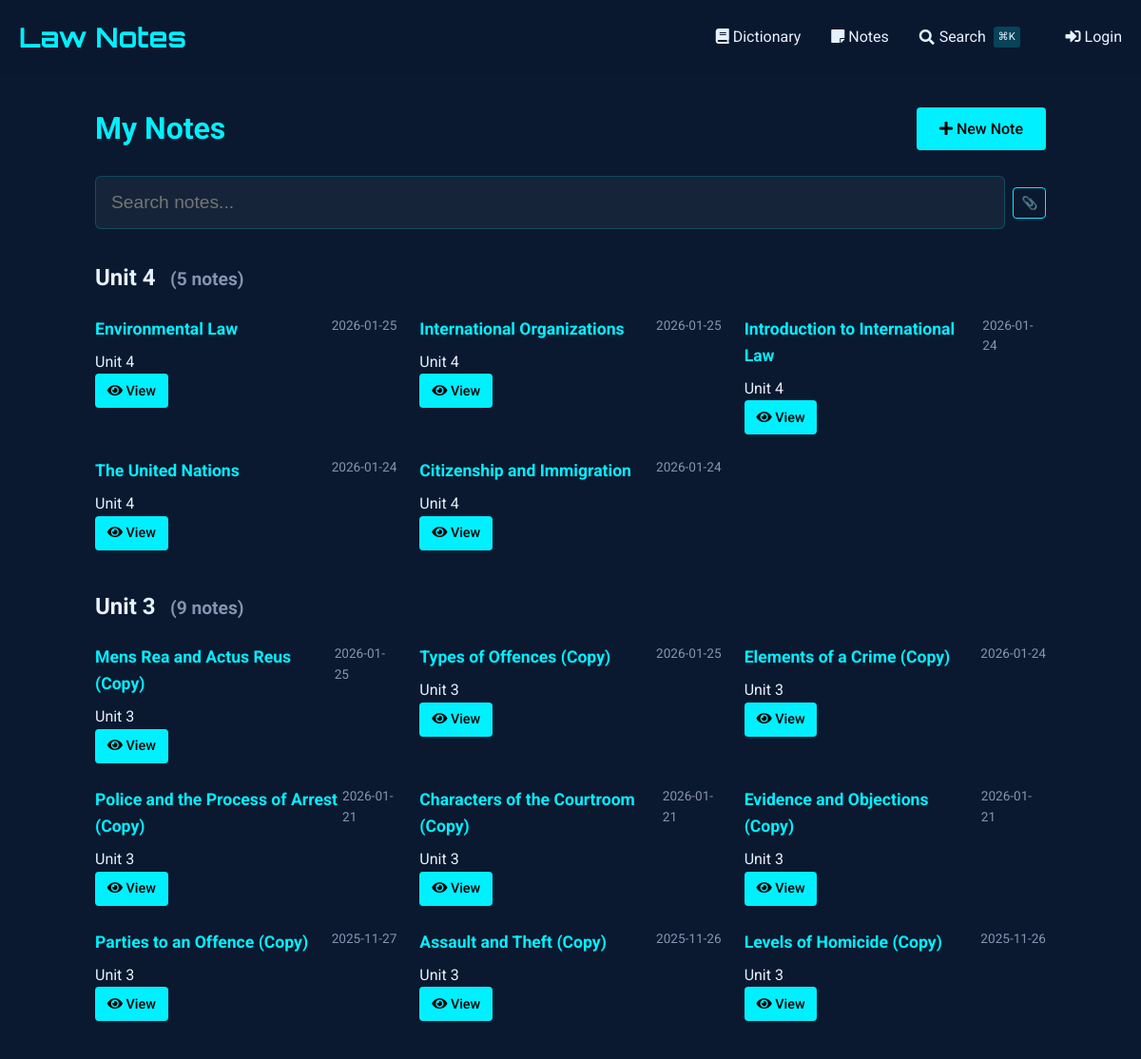
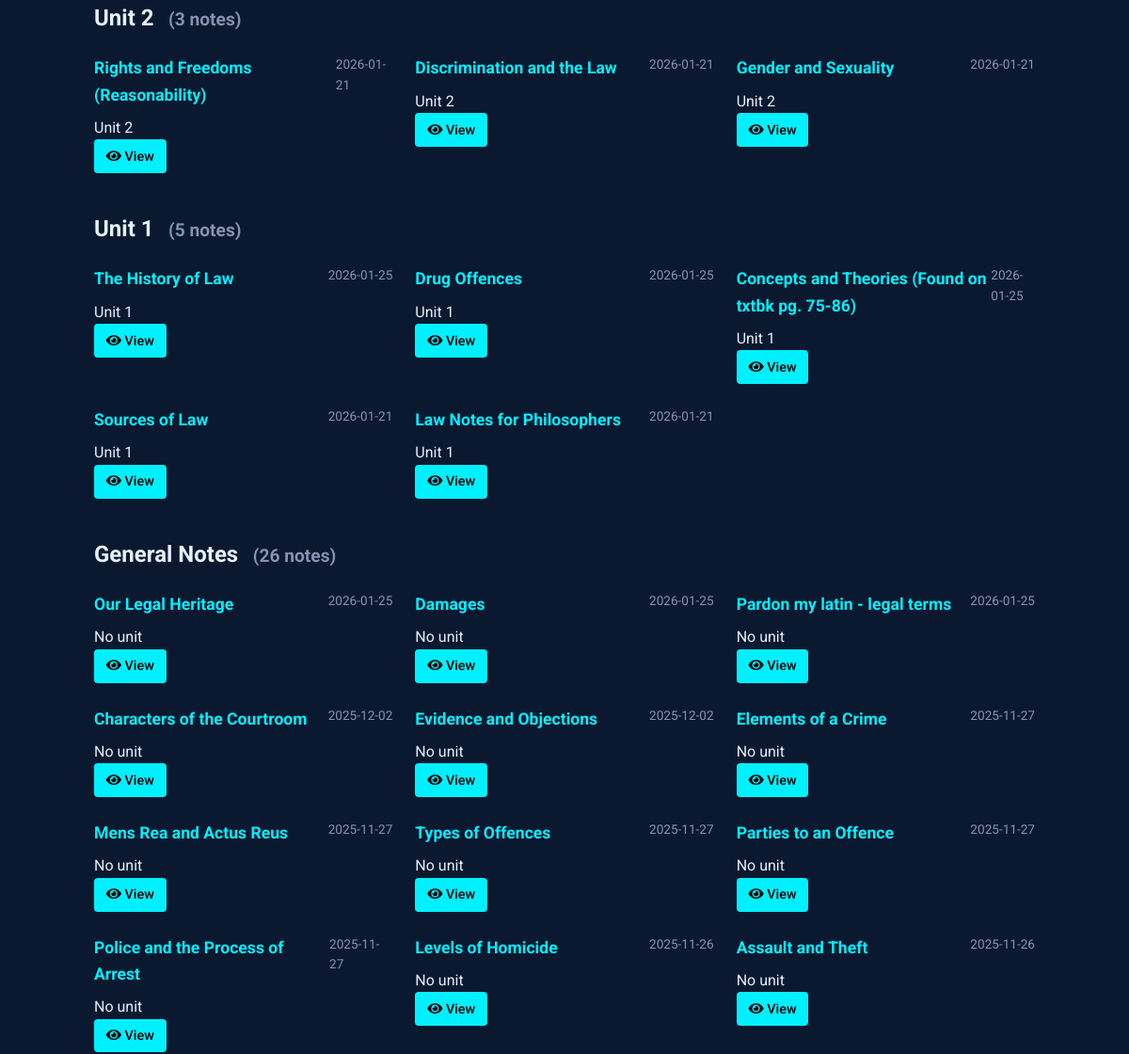
/notes (upper part), run on an earlier commit of the app's database (2 pictures, top to bottom).
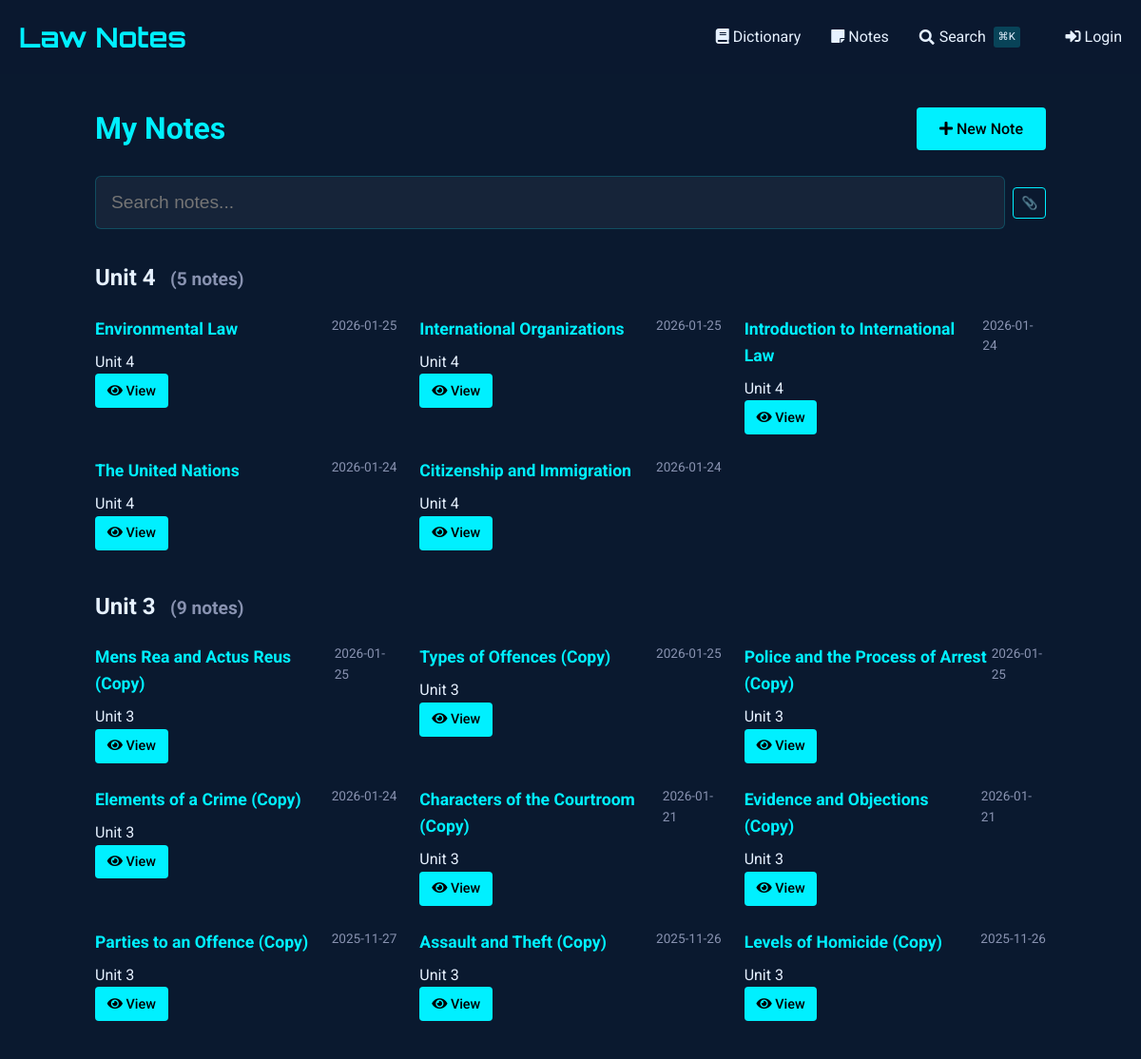
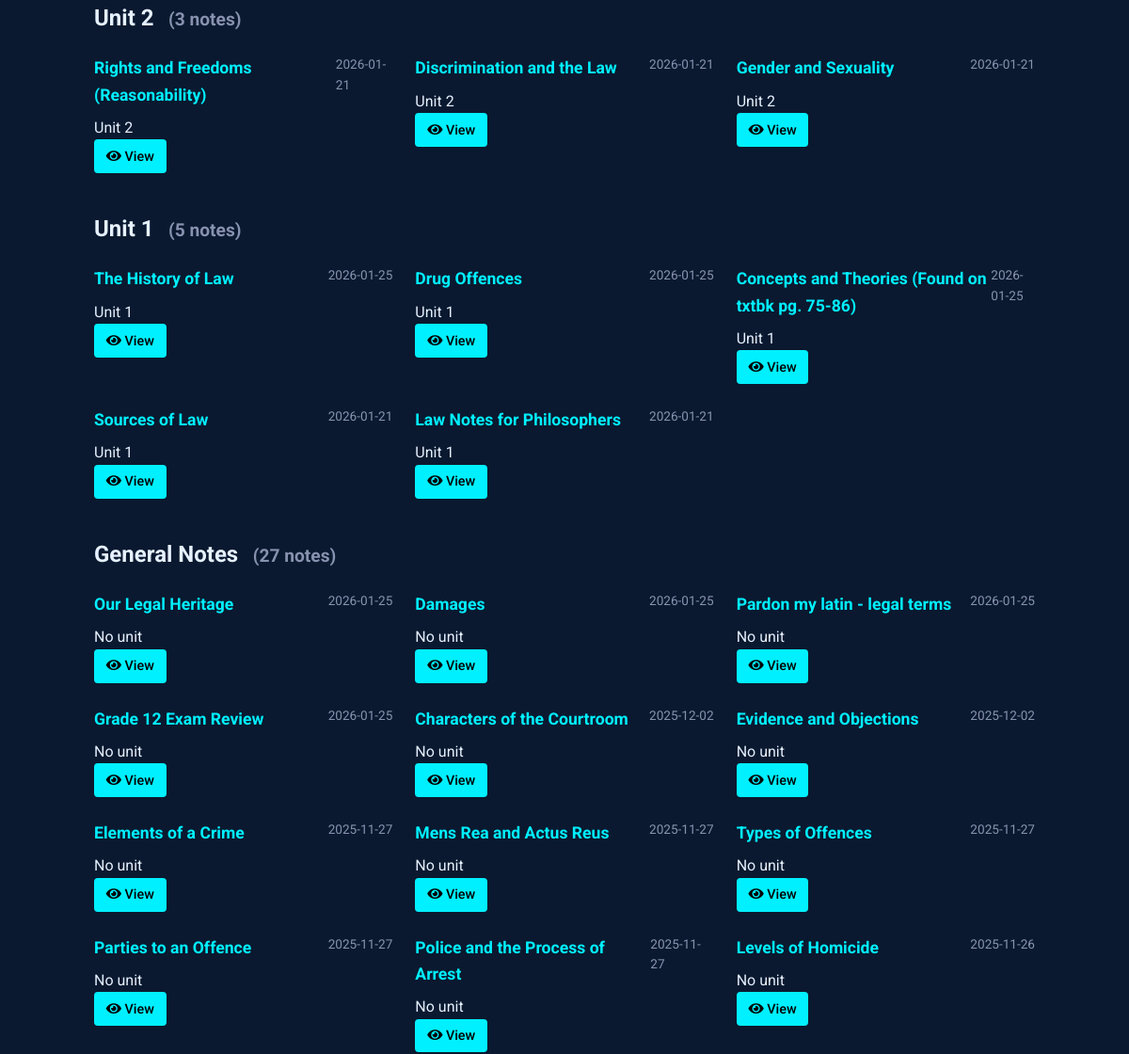
And on a later commit of the database (2 pictures, top to bottom).
### tables this page shows
CREATE TABLE notes (
    id INTEGER PRIMARY KEY AUTOINCREMENT,
    title TEXT NOT NULL,                -- short title for the note
    content TEXT NOT NULL,              -- the full note text
    unit_number INTEGER,                -- optional: to group with course units
    tags TEXT,                          -- comma-separated or JSON for filtering/search
    related_entries TEXT,               -- store glossary ids (e.g., "1,4,5") for cross-linking
    created_at TIMESTAMP DEFAULT CURRENT_TIMESTAMP,
    last_updated TIMESTAMP DEFAULT CURRENT_TIMESTAMP,
    views INTEGER DEFAULT 0,            -- track popularity
    is_favorite BOOLEAN DEFAULT 0,      -- quick flag for starred notes
    comments TEXT                       -- optional: your own thoughts or annotations
, has_worksheet BOOLEAN DEFAULT 0);

### notes_routes.py (the view)
@notes_bp.route('')
def index():
    db = SQL("sqlite:///notes.db")
    notes = db.execute("""
        SELECT id, title, unit_number,
               strftime('%Y-%m-%d', created_at) as created_date,
               strftime('%Y-%m-%d', last_updated) as last_updated,
               is_favorite, has_worksheet
        FROM notes
        ORDER BY
            CASE WHEN unit_number = '' OR unit_number IS NULL THEN 1 ELSE 0 END,
            CAST(unit_number AS INTEGER) DESC,
            last_updated DESC
    """)
    notes_by_unit = {}
    for note in notes:
        unit = note.get('unit_number', 'Ungrouped')
        if unit not in notes_by_unit:
            notes_by_unit[unit] = []
        notes_by_unit[unit].append(note)
    return render_template('notes/index.html',
                         notes_by_unit=notes_by_unit)

### sql.py (called while the page is built)
def _enable_logging(f):
    import logging
    import functools
    import os
    @functools.wraps(f)
    def decorator(*args, **kwargs):
        try:
            import flask
        except ModuleNotFoundError:
            return f(*args, **kwargs)
        disabled = logging.getLogger("cs50").disabled
        if flask.current_app and os.getenv("FLASK_ENV") == "development":
            logging.getLogger("cs50").disabled = False
        try:
            return f(*args, **kwargs)
        finally:
            logging.getLogger("cs50").disabled = disabled
    return decorator

    def __del__(self):
        self._disconnect()

    def _disconnect(self):
        if hasattr(_data, self._name()):
            getattr(_data, self._name()).close()
            delattr(_data, self._name())

    def _name(self):
        return str(hash(self))

        def connect(dbapi_connection, connection_record):
            try:
                if isinstance(
                    dbapi_connection, sqlite3.Connection
                ):  # If back end is sqlite
                    cursor = dbapi_connection.cursor()
                    cursor.execute("PRAGMA foreign_keys=ON")
                    cursor.close()
            except:
                pass

### templates/notes/index.html (shortened to what this page needs)
{% extends "notes/base.html" %}
{% block content %}
<div class="container" style="max-width: 1000px; margin: 0 auto;">
    <div style="display: flex; justify-content: space-between; align-items: center; margin-bottom: 1.5rem;">
        <h1 style="color: var(--primary); margin: 0;">
            My Notes
        </h1>
        <a href="{{ url_for('notes.add_note') }}" class="btn" style="background: var(--primary); color: #000; text-decoration: none; white-space: nowrap;">
            <i class="fas fa-plus"></i> New Note
        </a>
    </div>
    <div class="search-container">
        <input type="text" id="noteSearch" class="search-input" placeholder="Search notes..." autocomplete="off" style="padding-left: 1rem;">
    </div>
    <div id="notesContainer">
        {% if notes_by_unit %}
            {% for unit, notes in notes_by_unit.items() %}
                <div class="unit-section" data-unit="{{ unit or 'general' }}">
                    <h2 class="unit-header">
                        {% if unit %}
                            Unit {{ unit }}
                        {% else %}
                            General Notes
                        {% endif %}
                        <small class="unit-count" style="font-size: 0.8em; color: #8892b0; margin-left: 0.5em;">
                        </small>
                    </h2>
                    <div class="notes-grid" style="display: grid; grid-template-columns: repeat(auto-fill, minmax(300px, 1fr)); gap: 1.5rem;" data-unit="{{ unit or 'general' }}">
                        {% for note in notes %}
                            <div class="note-card"
                                 data-id="{{ note.id }}"
                                 data-title="{{ note.title|lower }}"
                                 data-content="{{ note.content|lower }}"
                                 data-unit="{{ note.unit_number or 'general' }}"
                                 data-tags="{{ note.tags|default('', true)|lower }}"
                                 data-has-worksheet="{{ 'true' if note.has_worksheet else 'false' }}"
                                 data-date="{{ (note.last_updated or note.created_date)|lower }}"
                                 data-favorite="{{ 'favorite' if note.is_favorite else '' }}">
                                <div style="display: flex; justify-content: space-between; align-items: flex-start;">
                                    <h3 style="margin: 0 0 0.5rem 0; font-size: 1.1rem; color: var(--primary);">
                                        {{ note.title }}
                                    </h3>
                                    <span class="note-date" style="color: #8892b0; font-size: 0.85rem;">
                                        {{ note.last_updated or note.created_date }}
                                    </span>
                                </div>
                                <div class="note-meta">
                                    {% if note.unit_number %}
                                        <span>Unit {{ note.unit_number }}</span>
                                    {% else %}
                                        <span>No unit</span>
                                    {% endif %}
                                </div>
                                <div class="note-actions">
                                    <a href="{{ url_for('notes.view_note', note_id=note.id) }}" class="btn" style="padding: 0.4rem 0.8rem; font-size: 0.9rem;">
                                        <i class="fas fa-eye"></i> View
                                    </a>
                                </div>
                            </div>
                        {% endfor %}
                    </div>
                </div>
            {% endfor %}
        {% endif %}
    </div>
</div>
{% endblock %}

### templates/notes/base.html (shortened to what this page needs)
{% extends "dictionary/base.html" %}

### templates/dictionary/base.html (shortened to what this page needs)
<!DOCTYPE html>
<html lang="en">
<head>
    <link href="https://cdnjs.cloudflare.com/ajax/libs/font-awesome/5.15.4/css/all.min.css" rel="stylesheet">
</head>
<body>
    <header>
        <div class="container">
            <div class="header-content">
                <a href="{{ url_for('dictionary.index') }}" class="logo">Law Notes</a>
                <nav class="nav-links">
                    <a href="{{ url_for('dictionary.index') }}" class="nav-link">
                        <i class="fas fa-book"></i> Dictionary
                    </a>
                    <a href="{{ url_for('notes.index') }}" class="nav-link">
                        <i class="fas fa-sticky-note"></i> Notes
                    </a>
                    <a href="{{ url_for('search') }}" class="nav-link" style="display: flex; align-items: center; gap: 0.3rem;">
                        <i class="fas fa-search"></i>
                        <span>Search</span>
                        <span style="font-size: 0.7rem; background: rgba(0, 240, 255, 0.2); padding: 0.1rem 0.3rem; border-radius: 3px; margin-left: 0.2rem;">⌘K</span>
                    </a>
                    {% if session.get("name") %}
                    <a href="{{ url_for('dictionary.add_entry') }}" class="nav-link" style="margin-left: 1rem;">
                        <i class="fas fa-plus"></i> Add Entry
                    </a>
                    <a href="/auth/logout" class="nav-link">
                        <i class="fas fa-sign-out-alt"></i> Logout
                    </a>
                    {% else %}
                    <a href="/auth/login" class="nav-link" style="margin-left: 1rem;">
                        <i class="fas fa-sign-in-alt"></i> Login
                    </a>
                    {% endif %}
                </nav>
            </div>
        </div>
    </header>
    <main class="container" style="padding: 2rem 0;">
        {% block content %}{% endblock %}
    </main>
</body>
</html>

### templates/dictionary/base.html (style rules this page uses)
:root { --primary: #00f0ff; --bg-dark: #0a192f; --text: #e6f1ff; --success: #2ecc71; --error: #e74c3c; }
body { font-family: 'Roboto', sans-serif; background-color: var(--bg-dark); color: var(--text); line-height: 1.6; margin: 0; padding: 0; }
.container { max-width: 1200px; margin: 0 auto; padding: 0 20px; }
header { background: rgba(10, 25, 47, 0.9); padding: 1rem 0; }
.header-content { display: flex; justify-content: space-between; align-items: center; }
.logo { font-family: 'Orbitron', sans-serif; font-size: 1.8rem; color: var(--primary); text-decoration: none; font-weight: 700; }
.nav-links { display: flex; gap: 2rem; }
.nav-link { color: var(--text); text-decoration: none; transition: color 0.3s; }
.btn { display: inline-block; padding: 0.6rem 1.5rem; background: var(--primary); color: #000; border: none; border-radius: 4px; cursor: pointer; text-decoration: none; font-weight: 500; transition: all 0.3s; }

### templates/notes/index.html (style rules this page uses)
.search-container { margin-bottom: 2rem; position: relative; }
.search-input { width: 100%; padding: 0.8rem 1rem; padding-left: 2.5rem; font-size: 1rem; background: rgba(10, 25, 47, 0.7); border: 1px solid rgba(0, 240, 255, 0.3); border-radius: 4px; color: #e6f1ff; transition: all 0.3s ease; }
.unit-section { margin-bottom: 2.5rem; }

### templates/partials/spotlight_search.html (style rules this page uses)
.search-input { width: 100%; padding: 1rem 1rem 1rem 3rem; font-size: 1.2rem; background: rgba(255, 255, 255, 0.05); border: 1px solid rgba(0, 240, 255, 0.2); border-radius: 6px; color: #e6f1ff; transition: all 0.3s ease; }

What changed in the data, as far as the page shows it:
no longer on this page (row unchanged): notes: title "Assault and Theft", last_updated "2025-11-26", shows "No unit"
changed notes "Police and the Process of Arrest (Copy)": last_updated "2026-01-21" → "2026-01-25"; moves up the list
added notes: title "Grade 12 Exam Review", last_updated "2026-01-25", shows "No unit"
Also different on the page:
text written by a page script: "(26 notes)" → "(27 notes)"
